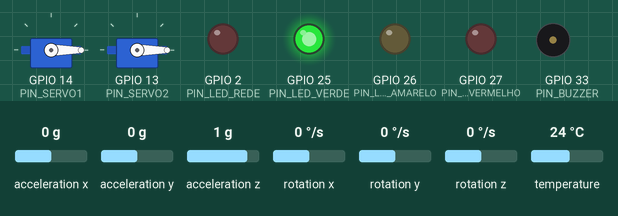
Simulated run of this sketch. Board: ESP32. Shown: 2 × servo, output pins drawn as LEDs (lit = HIGH), buzzer (waves = sounding, pin HIGH). The test bench sets the inputs (shaded band); at power-on: acceleration x 0 g, acceleration y 0 g, acceleration z 1 g, rotation x 0 °/s, rotation y 0 °/s, rotation z 0 °/s, temperature 24 °C. WiFi joins after 1.5 s; servers stay silent unless stated; no MQTT or app messages arrive unless stated; what the sketch prints to the serial monitor is not drawn.

Above: at 4.3 s.
4.4 s: acceleration x set to -1.4 g
At 5.0 s:
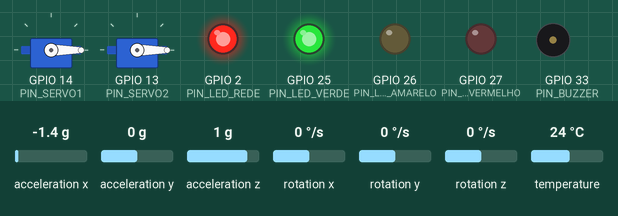
At 7.27 s:
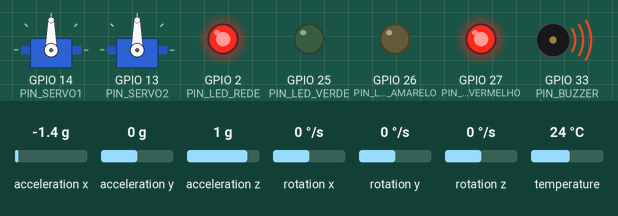
Timing chart, 0 to 13.4 s (numbered marks = the images above; inputs shaded):
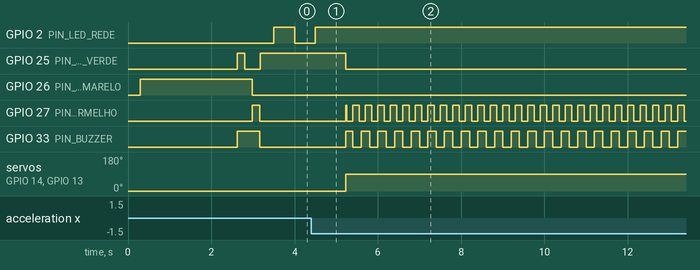

Measured:
- after the input at 4.4 s, GPIO 25 (PIN_LED_VERDE): HIGH → LOW after 0.83 s; GPIO 27 (PIN_LED_VERMELHO): LOW → HIGH after 0.83 s, then repeats every 0.30 s: LOW 0.15 s, HIGH 0.15 s

The sketch:

encosta_viva_esp32.ino
```cpp
/*
 * ENCOSTA VIVA - Robô Sentinela (ESP32 + MPU6050 + MQTT)
 * Versão sem sensor de umidade do solo.
 *
 * Bibliotecas (Arduino IDE > Gerenciar Bibliotecas):
 *   - Adafruit MPU6050
 *   - Adafruit Unified Sensor
 *   - PubSubClient
 *   - ESP32Servo
 *
 * IMPORTANTE:
 *   - Mantenha o robô imóvel na posição de referência durante a calibração.
 *   - Servos devem usar fonte externa regulada de 5 V; una o GND dessa fonte
 *     ao GND do ESP32. Não alimente servos pelo pino 3V3 do ESP32.
 *   - GPIO34 é somente entrada e NÃO tem pull-up interno. Use resistor externo
 *     de 10k entre GPIO34 e 3V3; botão entre GPIO34 e GND.
 */

#include <WiFi.h>
#include <Wire.h>
#include <math.h>
#include <time.h>
#include <PubSubClient.h>
#include <Adafruit_MPU6050.h>
#include <Adafruit_Sensor.h>
#include <ESP32Servo.h>

// ===== REDE: PREENCHA COM SUA REDE WI-FI 2.4 GHz =====
const char* WIFI_SSID = "SEU_WIFI";
const char* WIFI_SENHA = "SUA_SENHA";
const char* MQTT_HOST = "broker.hivemq.com";
const uint16_t MQTT_PORTA = 1883;

// Estes IDs precisam ser iguais aos configurados na API (.env).
const char* SETOR_ID = "vilasahy-q4m8z2";
const char* SENSOR_ID = "robo-sentinela-01";

// ===== PINOS =====
const int PIN_LED_VERDE = 25;
const int PIN_LED_AMARELO = 26;
const int PIN_LED_VERMELHO = 27;
const int PIN_BUZZER = 33;       // buzzer ativo
const int PIN_BOTAO = 34;        // resistor externo de 10k para 3V3
const int PIN_LED_REDE = 2;      // LED onboard: aceso = MQTT conectado
const int PIN_SERVO1 = 14;
const int PIN_SERVO2 = 13;
const int PIN_SDA = 21;
const int PIN_SCL = 22;

// ===== LIMIARES DE DEMONSTRAÇÃO (VALIDAR PARA USO REAL) =====
const float INCL_ATENCAO = 3.0f;
const float INCL_ALERTA = 6.0f;
const float INCL_MAXIMO = 10.0f;
const float VIB_ATENCAO = 0.04f;
const float VIB_ALERTA = 0.15f;

// Amostragem do MPU: 50 Hz, consolidação a cada 1 segundo.
const uint32_t INTERVALO_AMOSTRA_MS = 20;
const uint32_t INTERVALO_PUBLICACAO_MS = 2000;
const uint32_t TEMPO_HISTERESE_MS = 8000;
const float GRAVIDADE = 9.80665f;
const int AMOSTRAS_CALIBRACAO = 100;
const int AMOSTRAS_JANELA = 50;

Adafruit_MPU6050 mpu;
WiFiClient clienteWifi;
PubSubClient mqtt(clienteWifi);
Servo servo1;
Servo servo2;

char topicoLeitura[96];
char topicoStatus[96];
char clientId[48];

bool mpuOk = false;
bool baseValida = false;
bool servosAnexados = false;
double baseX = 0, baseY = 0, baseZ = 1;

// Acumuladores da janela de 1 segundo.
double somaX = 0, somaY = 0, somaZ = 0;
double somaX2 = 0, somaY2 = 0, somaZ2 = 0;
int amostrasJanela = 0;

float inclinacaoGraus = 0.0f;
float vibracaoG = 0.0f;
uint8_t nivelAtual = 1; // estado inicial seguro: monitoramento até validar o MPU
uint8_t modoSimulacao = 0; // 0 = real; 1..4 = força nível 0..3
bool buzzerAtivo = true;
const bool USAR_BOTAO_SIMULACAO = false; // mude para true somente se instalar o resistor externo no GPIO34

uint32_t ultimaAmostraMs = 0;
uint32_t ultimaTentativaMPUMs = 0;
uint32_t ultimaPublicacaoMs = 0;
uint32_t ultimaTentativaWifi = 0;
uint32_t ultimaTentativaMqtt = 0;
uint32_t inicioCandidatoNivel = 0;
uint8_t nivelCandidato = 1;
int ultimoNivelAtuadores = -1;

// ---------------------------------------------------------------------------
// MPU6050
// ---------------------------------------------------------------------------
bool iniciarMPU(uint8_t tentativas) {
  for (uint8_t i = 0; i < tentativas; i++) {
    if (mpu.begin(0x68, &Wire) || mpu.begin(0x69, &Wire)) {
      mpu.setAccelerometerRange(MPU6050_RANGE_4_G);
      mpu.setGyroRange(MPU6050_RANGE_250_DEG);
      mpu.setFilterBandwidth(MPU6050_BAND_21_HZ);
      delay(100);
      return true;
    }
    delay(300);
  }
  return false;
}

bool calibrarReferencia() {
  Serial.println("[MPU] Calibrando por 2 segundos. NAO MOVA O ROBO.");
  double sx = 0, sy = 0, sz = 0;
  int validas = 0;
  for (int i = 0; i < AMOSTRAS_CALIBRACAO; i++) {
    sensors_event_t a, g, t;
    if (mpu.getEvent(&a, &g, &t)) {
      sx += a.acceleration.x;
      sy += a.acceleration.y;
      sz += a.acceleration.z;
      validas++;
    }
    delay(20);
  }
  if (validas < AMOSTRAS_CALIBRACAO * 0.8) {
    Serial.println("[ERRO] Nao foi possivel calibrar o MPU6050.");
    baseValida = false;
    return false;
  }
  baseX = sx / validas;
  baseY = sy / validas;
  baseZ = sz / validas;
  double norma = sqrt(baseX * baseX + baseY * baseY + baseZ * baseZ);
  if (norma < 7.0 || norma > 12.5) {
    Serial.println("[ERRO] Referencia do MPU fora da faixa esperada.");
    baseValida = false;
    return false;
  }
  baseValida = true;
  Serial.printf("[MPU] Referencia calibrada: X=%.2f Y=%.2f Z=%.2f m/s2\n", baseX, baseY, baseZ);
  return true;
}

void zerarJanela() {
  somaX = somaY = somaZ = 0;
  somaX2 = somaY2 = somaZ2 = 0;
  amostrasJanela = 0;
}

void acumularAmostraMPU() {
  sensors_event_t a, g, t;
  if (!mpu.getEvent(&a, &g, &t)) {
    mpuOk = false;
    Serial.println("[ERRO] Falha ao ler o MPU6050.");
    return;
  }
  const double x = a.acceleration.x;
  const double y = a.acceleration.y;
  const double z = a.acceleration.z;
  somaX += x; somaY += y; somaZ += z;
  somaX2 += x * x; somaY2 += y * y; somaZ2 += z * z;
  amostrasJanela++;

  if (amostrasJanela >= AMOSTRAS_JANELA) {
    const double mx = somaX / amostrasJanela;
    const double my = somaY / amostrasJanela;
    const double mz = somaZ / amostrasJanela;
    const double normaM = sqrt(mx * mx + my * my + mz * mz);
    const double normaB = sqrt(baseX * baseX + baseY * baseY + baseZ * baseZ);

    if (baseValida && normaM > 0.1 && normaB > 0.1) {
      double cosseno = (mx * baseX + my * baseY + mz * baseZ) / (normaM * normaB);
      cosseno = constrain(cosseno, -1.0, 1.0);
      inclinacaoGraus = acos(cosseno) * 180.0 / PI;
    }

    // RMS do componente AC (desvio padrão dos três eixos), em unidades de g.
    // Remove a componente média da gravidade e estima a vibração da janela.
    double vx = (somaX2 / amostrasJanela) - (mx * mx);
    double vy = (somaY2 / amostrasJanela) - (my * my);
    double vz = (somaZ2 / amostrasJanela) - (mz * mz);
    if (vx < 0) vx = 0; if (vy < 0) vy = 0; if (vz < 0) vz = 0;
    vibracaoG = sqrt(vx + vy + vz) / GRAVIDADE;

    zerarJanela();
    Serial.printf("[LEITURA] inclinacao=%.2f graus | vibracao=%.3f g | nivel=%u | MPU=%s\n",
                  inclinacaoGraus, vibracaoG, nivelAtual, mpuOk ? "OK" : "FALHA");
  }
}

// ---------------------------------------------------------------------------
// CLASSIFICACAO E ATUADORES
// ---------------------------------------------------------------------------
uint8_t calcularNivel() {
  if (!mpuOk || !baseValida) return 1; // falha segura: nunca indicar verde
  uint8_t nivelIncl = 0;
  if (inclinacaoGraus >= INCL_MAXIMO) nivelIncl = 3;
  else if (inclinacaoGraus >= INCL_ALERTA) nivelIncl = 2;
  else if (inclinacaoGraus >= INCL_ATENCAO) nivelIncl = 1;

  uint8_t nivelVib = 0;
  if (vibracaoG >= VIB_ALERTA) nivelVib = 2;
  else if (vibracaoG >= VIB_ATENCAO) nivelVib = 1;
  return max(nivelIncl, nivelVib);
}

void atualizarNivelComHisterese(uint32_t agora) {
  uint8_t desejado = calcularNivel();
  if (modoSimulacao > 0) desejado = modoSimulacao - 1;

  if (desejado > nivelAtual) {
    nivelAtual = desejado; // aumenta imediatamente
    nivelCandidato = desejado;
    inicioCandidatoNivel = agora;
  } else if (desejado < nivelAtual) {
    if (desejado != nivelCandidato) {
      nivelCandidato = desejado;
      inicioCandidatoNivel = agora;
    } else if (agora - inicioCandidatoNivel >= TEMPO_HISTERESE_MS) {
      nivelAtual = desejado; // reduz somente apos 8 segundos estaveis
    }
  } else {
    nivelCandidato = desejado;
    inicioCandidatoNivel = agora;
  }
}

void atualizarAtuadores(uint32_t agora) {
  bool verde = false, amarelo = false, vermelho = false, som = false;
  switch (nivelAtual) {
    case 0: verde = true; break;
    case 1:
      amarelo = true;
      som = (agora % 2000) < 180;
      break;
    case 2:
      vermelho = ((agora / 500) % 2) == 0;
      som = (agora % 2000) < 120;
      break;
    default:
      vermelho = ((agora / 150) % 2) == 0;
      som = ((agora / 200) % 2) == 0;
      break;
  }
  digitalWrite(PIN_LED_VERDE, verde ? HIGH : LOW);
  digitalWrite(PIN_LED_AMARELO, amarelo ? HIGH : LOW);
  digitalWrite(PIN_LED_VERMELHO, vermelho ? HIGH : LOW);
  digitalWrite(PIN_BUZZER, (som && buzzerAtivo) ? HIGH : LOW);

  if (servosAnexados && ultimoNivelAtuadores != nivelAtual) {
    int posicao = (nivelAtual >= 2) ? 90 : 0;
    servo1.write(posicao);
    servo2.write(posicao);
    ultimoNivelAtuadores = nivelAtual;
  }
}

void autoTesteLEDs() {
  Serial.println("[BOOT] Testando LEDs e buzzer...");
  digitalWrite(PIN_LED_VERDE, HIGH); digitalWrite(PIN_BUZZER, HIGH); delay(180);
  digitalWrite(PIN_LED_VERDE, LOW); digitalWrite(PIN_BUZZER, LOW);
  digitalWrite(PIN_LED_AMARELO, HIGH); digitalWrite(PIN_BUZZER, HIGH); delay(180);
  digitalWrite(PIN_LED_AMARELO, LOW); digitalWrite(PIN_BUZZER, LOW);
  digitalWrite(PIN_LED_VERMELHO, HIGH); digitalWrite(PIN_BUZZER, HIGH); delay(180);
  digitalWrite(PIN_LED_VERMELHO, LOW); digitalWrite(PIN_BUZZER, LOW);
}

// ---------------------------------------------------------------------------
// WI-FI + MQTT
// ---------------------------------------------------------------------------
void gerenciarRede(uint32_t agora) {
  if (WiFi.status() != WL_CONNECTED && agora - ultimaTentativaWifi >= 10000) {
    ultimaTentativaWifi = agora;
    Serial.println("[WIFI] Tentando conectar...");
    WiFi.begin(WIFI_SSID, WIFI_SENHA);
  }

  if (WiFi.status() == WL_CONNECTED && !mqtt.connected() && agora - ultimaTentativaMqtt >= 5000) {
    ultimaTentativaMqtt = agora;
    Serial.printf("[MQTT] Conectando em %s:%u...\n", MQTT_HOST, MQTT_PORTA);
    if (mqtt.connect(clientId, topicoStatus, 0, true, "offline")) {
      mqtt.publish(topicoStatus, "online", true);
      Serial.printf("[MQTT] Conectado. Publicando em %s\n", topicoLeitura);
    } else {
      Serial.printf("[MQTT] Falha na conexao. Estado=%d\n", mqtt.state());
    }
  }
  digitalWrite(PIN_LED_REDE, mqtt.connected() ? HIGH : ((agora / 500) % 2));
}

void publicarLeitura() {
  if (!mqtt.connected()) return;
  char json[320];
  const int rssi = (WiFi.status() == WL_CONNECTED) ? WiFi.RSSI() : 0;
  snprintf(json, sizeof(json),
    "{\"setor_id\":\"%s\",\"sensor_id\":\"%s\",\"inclinacao_graus\":%.2f,\"vibracao_g\":%.4f,\"nivel\":%u,\"simulado\":%s,\"mpu_ok\":%s,\"rssi\":%d}",
    SETOR_ID, SENSOR_ID, inclinacaoGraus, vibracaoG, nivelAtual,
    modoSimulacao > 0 ? "true" : "false", (mpuOk && baseValida) ? "true" : "false", rssi);
  bool ok = mqtt.publish(topicoLeitura, json, false);
  Serial.printf("[MQTT] Publicacao %s: %s\n", ok ? "OK" : "FALHOU", json);
}

// ---------------------------------------------------------------------------
// SETUP / LOOP
// ---------------------------------------------------------------------------
void setup() {
  Serial.begin(115200);
  delay(300);

  pinMode(PIN_LED_VERDE, OUTPUT);
  pinMode(PIN_LED_AMARELO, OUTPUT);
  pinMode(PIN_LED_VERMELHO, OUTPUT);
  pinMode(PIN_BUZZER, OUTPUT);
  pinMode(PIN_LED_REDE, OUTPUT);
  pinMode(PIN_BOTAO, INPUT); // GPIO34 precisa de pull-up externo
  digitalWrite(PIN_LED_VERDE, LOW);
  digitalWrite(PIN_LED_AMARELO, HIGH); // atencao ate validar o sensor
  digitalWrite(PIN_LED_VERMELHO, LOW);

  snprintf(topicoLeitura, sizeof(topicoLeitura), "encosta/%s/leitura", SETOR_ID);
  snprintf(topicoStatus, sizeof(topicoStatus), "encosta/%s/status", SETOR_ID);
  snprintf(clientId, sizeof(clientId), "robo-sentinela-%06X", (uint32_t)(ESP.getEfuseMac() & 0xFFFFFF));

  Wire.begin(PIN_SDA, PIN_SCL);
  mpuOk = iniciarMPU(5);
  if (mpuOk) {
    Serial.println("[MPU] Sensor encontrado.");
    baseValida = calibrarReferencia();
  } else {
    Serial.println("[ERRO] MPU6050 nao encontrado. LEDs permanecem em atencao.");
  }

  autoTesteLEDs();

  // Os servos sao conectados depois da calibracao para nao contaminar a referencia.
  servo1.setPeriodHertz(50);
  servo2.setPeriodHertz(50);
  servo1.attach(PIN_SERVO1, 500, 2400);
  servo2.attach(PIN_SERVO2, 500, 2400);
  servo1.write(0);
  servo2.write(0);
  servosAnexados = true;

  WiFi.mode(WIFI_STA);
  WiFi.begin(WIFI_SSID, WIFI_SENHA);
  ultimaTentativaWifi = millis();
  mqtt.setServer(MQTT_HOST, MQTT_PORTA);
  mqtt.setKeepAlive(30);
  mqtt.setSocketTimeout(5);
  mqtt.setBufferSize(512);

  nivelAtual = (mpuOk && baseValida) ? 0 : 1;
  nivelCandidato = nivelAtual;
  inicioCandidatoNivel = millis();
  Serial.printf("[BOOT] Pronto. Topico: %s | Status: %s\n", topicoLeitura, topicoStatus);
}

void loop() {
  const uint32_t agora = millis();

  gerenciarRede(agora);
  if (mqtt.connected()) mqtt.loop();

  if (!mpuOk && agora - ultimaTentativaMPUMs >= 5000) {
    ultimaTentativaMPUMs = agora;
    Serial.println("[MPU] Tentando reconectar...");
    mpuOk = iniciarMPU(1);
    if (mpuOk && baseValida) Serial.println("[MPU] Reconectado; mantendo a referencia original.");
  }

  if (mpuOk && agora - ultimaAmostraMs >= INTERVALO_AMOSTRA_MS) {
    ultimaAmostraMs = agora;
    acumularAmostraMPU();
  }

  // Se o MPU falhar, nao recalibra automaticamente: evita aceitar uma nova
  // inclinacao como se fosse a posicao original. O operador deve reiniciar
  // o robo com ele nivelado depois de corrigir a falha.
  if (!mpuOk) {
    nivelAtual = 1;
  } else {
    atualizarNivelComHisterese(agora);
  }

  // Botao: um clique percorre modo real -> simula nivel 0 -> 1 -> 2 -> 3 -> real.
  static int leituraAnterior = HIGH;
  static uint32_t ultimaMudancaBotao = 0;
  int leituraBotao = USAR_BOTAO_SIMULACAO ? digitalRead(PIN_BOTAO) : HIGH;
  if (USAR_BOTAO_SIMULACAO && leituraAnterior == HIGH && leituraBotao == LOW && agora - ultimaMudancaBotao > 250) {
    ultimaMudancaBotao = agora;
    modoSimulacao = (modoSimulacao + 1) % 5;
    Serial.printf("[BOTAO] Simulacao=%u (0=real; 1..4= niveis 0..3)\n", modoSimulacao);
    if (modoSimulacao > 0) nivelAtual = modoSimulacao - 1;
    else { nivelAtual = calcularNivel(); nivelCandidato = nivelAtual; inicioCandidatoNivel = agora; }
  }
  leituraAnterior = leituraBotao;

  atualizarAtuadores(agora);

  if (agora - ultimaPublicacaoMs >= INTERVALO_PUBLICACAO_MS) {
    ultimaPublicacaoMs = agora;
    publicarLeitura();
  }
  delay(1);
}
```
